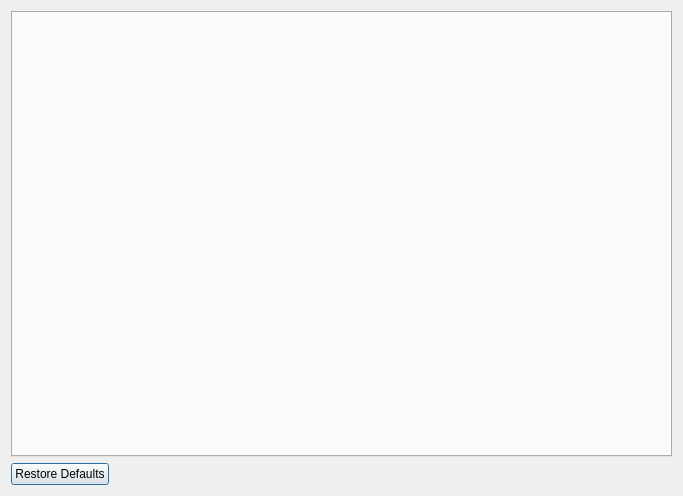
<?xml version="1.0" encoding="UTF-8"?>
<ui version="4.0">
 <class>PreferencesDialog</class>
 <widget class="QDialog" name="PreferencesDialog">
  <property name="geometry">
   <rect>
    <x>0</x>
    <y>0</y>
    <width>683</width>
    <height>496</height>
   </rect>
  </property>
  <property name="windowTitle">
   <string>Preferences</string>
  </property>
  <layout class="QVBoxLayout" name="verticalLayout">
   <item>
    <widget class="QTabWidget" name="tabWidget"/>
   </item>
   <item>
    <widget class="QDialogButtonBox" name="buttonBox">
     <property name="orientation">
      <enum>Qt::Horizontal</enum>
     </property>
     <property name="standardButtons">
      <set>QDialogButtonBox::RestoreDefaults</set>
     </property>
    </widget>
   </item>
  </layout>
 </widget>
 <resources/>
 <connections>
  <connection>
   <sender>buttonBox</sender>
   <signal>accepted()</signal>
   <receiver>PreferencesDialog</receiver>
   <slot>accept()</slot>
   <hints>
    <hint type="sourcelabel">
     <x>248</x>
     <y>254</y>
    </hint>
    <hint type="destinationlabel">
     <x>157</x>
     <y>274</y>
    </hint>
   </hints>
  </connection>
  <connection>
   <sender>buttonBox</sender>
   <signal>rejected()</signal>
   <receiver>PreferencesDialog</receiver>
   <slot>reject()</slot>
   <hints>
    <hint type="sourcelabel">
     <x>316</x>
     <y>260</y>
    </hint>
    <hint type="destinationlabel">
     <x>286</x>
     <y>274</y>
    </hint>
   </hints>
  </connection>
 </connections>
</ui>
